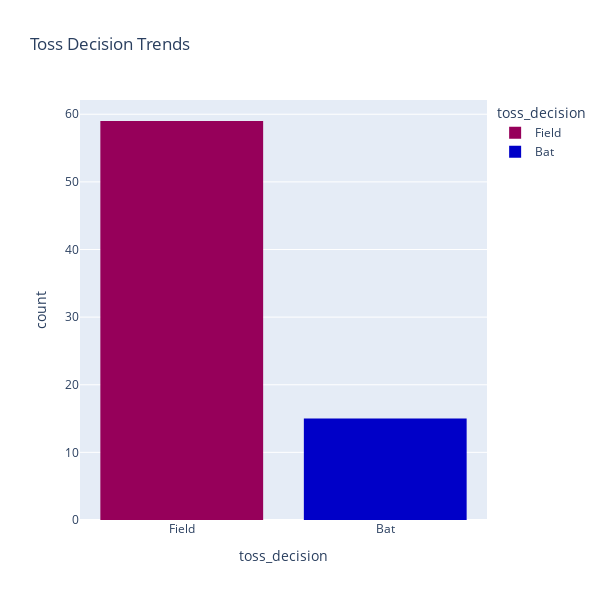

Write notebook code for a chart like this one.
### Markdown cell above
# 2. Toss Decision Trends

### Code cell
import plotly.express as px

fig = px.histogram(df, x='toss_decision', color='toss_decision',
                   title='Toss Decision Trends', 
                   color_discrete_sequence=px.colors.sequential.Rainbow)

fig.update_layout(bargap=0.2 , height= 600 , width = 600)  
fig.show()

### Figure 1 — Plotly figure (JSON) as saved in the notebook; plotly's stock layout.template omitted (floating-point values rounded to 4 significant figures)
{"data": [{"bingroup": "x", "hovertemplate": "toss_decision=%{x}<br>count=%{y}<extra></extra>", "legendgroup": "Field", "marker": {"color": "rgb(150,0,90)", "pattern": {"shape": ""}}, "name": "Field", "orientation": "v", "showlegend": true, "type": "histogram", "x": ["Field", "Field", "Field", "Field", "Field", "Field", "Field", "Field", "Field", "Field", "Field", "Field", "Field", "Field", "Field", "Field", "Field", "Field", "Field", "Field", "Field", "Field", "Field", "Field", "Field", "Field", "Field", "Field", "Field", "Field", "Field", "Field", "Field", "Field", "Field", "Field", "Field", "Field", "Field", "Field", "Field", "Field", "Field", "Field", "Field", "Field", "Field", "Field", "Field", "Field", "Field", "Field", "Field", "Field", "Field", "Field", "Field", "Field", "Field"], "xaxis": "x", "yaxis": "y"}, {"bingroup": "x", "hovertemplate": "toss_decision=%{x}<br>count=%{y}<extra></extra>", "legendgroup": "Bat", "marker": {"color": "rgb(0,0,200)", "pattern": {"shape": ""}}, "name": "Bat", "orientation": "v", "showlegend": true, "type": "histogram", "x": ["Bat", "Bat", "Bat", "Bat", "Bat", "Bat", "Bat", "Bat", "Bat", "Bat", "Bat", "Bat", "Bat", "Bat", "Bat"], "xaxis": "x", "yaxis": "y"}], "layout": {"bargap": 0.2, "barmode": "relative", "height": 600, "legend": {"title": {"text": "toss_decision"}, "tracegroupgap": 0}, "title": {"text": "Toss Decision Trends"}, "width": 600, "xaxis": {"anchor": "y", "categoryarray": ["Field", "Bat"], "categoryorder": "array", "domain": [0, 1], "title": {"text": "toss_decision"}}, "yaxis": {"anchor": "x", "domain": [0, 1], "title": {"text": "count"}}}}
